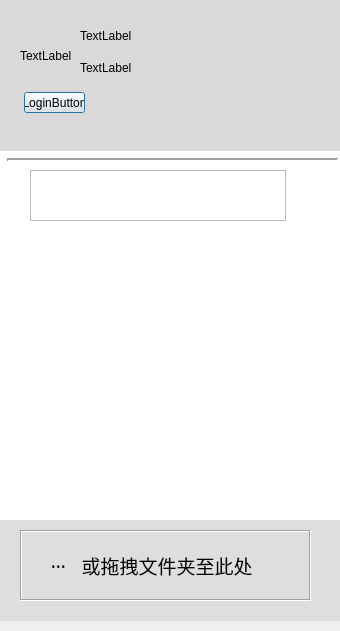
<?xml version="1.0" encoding="UTF-8"?>
<ui version="4.0">
 <class>Dialog</class>
 <widget class="QDialog" name="Dialog">
  <property name="windowModality">
   <enum>Qt::ApplicationModal</enum>
  </property>
  <property name="geometry">
   <rect>
    <x>0</x>
    <y>0</y>
    <width>340</width>
    <height>631</height>
   </rect>
  </property>
  <property name="windowTitle">
   <string>基于国密算法的加密云盘系统</string>
  </property>
  <property name="toolTip">
   <string/>
  </property>
  <property name="modal">
   <bool>false</bool>
  </property>
  <widget class="QLabel" name="Backgroundlabel">
   <property name="geometry">
    <rect>
     <x>0</x>
     <y>0</y>
     <width>341</width>
     <height>621</height>
    </rect>
   </property>
   <property name="styleSheet">
    <string notr="true">background-color: rgb(255, 255, 255);</string>
   </property>
   <property name="text">
    <string/>
   </property>
  </widget>
  <widget class="Line" name="line">
   <property name="geometry">
    <rect>
     <x>7</x>
     <y>150</y>
     <width>331</width>
     <height>20</height>
    </rect>
   </property>
   <property name="lineWidth">
    <number>2</number>
   </property>
   <property name="orientation">
    <enum>Qt::Horizontal</enum>
   </property>
  </widget>
  <widget class="QLabel" name="UserNamelabel">
   <property name="geometry">
    <rect>
     <x>80</x>
     <y>30</y>
     <width>54</width>
     <height>12</height>
    </rect>
   </property>
   <property name="text">
    <string>TextLabel</string>
   </property>
  </widget>
  <widget class="QLabel" name="IPlabel">
   <property name="geometry">
    <rect>
     <x>80</x>
     <y>60</y>
     <width>61</width>
     <height>16</height>
    </rect>
   </property>
   <property name="text">
    <string>TextLabel</string>
   </property>
  </widget>
  <widget class="QLabel" name="Background3label">
   <property name="geometry">
    <rect>
     <x>0</x>
     <y>520</y>
     <width>341</width>
     <height>101</height>
    </rect>
   </property>
   <property name="styleSheet">
    <string notr="true">background-color: rgb(222, 222, 222);</string>
   </property>
   <property name="text">
    <string/>
   </property>
  </widget>
  <widget class="QLabel" name="Droplabel">
   <property name="geometry">
    <rect>
     <x>20</x>
     <y>530</y>
     <width>291</width>
     <height>71</height>
    </rect>
   </property>
   <property name="acceptDrops">
    <bool>true</bool>
   </property>
   <property name="frameShape">
    <enum>QFrame::Box</enum>
   </property>
   <property name="frameShadow">
    <enum>QFrame::Sunken</enum>
   </property>
   <property name="lineWidth">
    <number>1</number>
   </property>
   <property name="text">
    <string>&lt;html&gt;&lt;head/&gt;&lt;body&gt;&lt;p align=&quot;center&quot;&gt;&lt;span style=&quot; font-size:14pt;&quot;&gt;或拖拽文件夹至此处&lt;/span&gt;&lt;/p&gt;&lt;/body&gt;&lt;/html&gt;</string>
   </property>
  </widget>
  <widget class="QLabel" name="Background2label">
   <property name="enabled">
    <bool>true</bool>
   </property>
   <property name="geometry">
    <rect>
     <x>0</x>
     <y>0</y>
     <width>341</width>
     <height>151</height>
    </rect>
   </property>
   <property name="styleSheet">
    <string notr="true">background-color: rgb(217, 217, 217);</string>
   </property>
   <property name="text">
    <string/>
   </property>
  </widget>
  <widget class="QTreeView" name="treeView">
   <property name="geometry">
    <rect>
     <x>30</x>
     <y>170</y>
     <width>256</width>
     <height>51</height>
    </rect>
   </property>
  </widget>
  <widget class="QPushButton" name="LoginButton">
   <property name="geometry">
    <rect>
     <x>24</x>
     <y>92</y>
     <width>61</width>
     <height>21</height>
    </rect>
   </property>
   <property name="sizePolicy">
    <sizepolicy hsizetype="Maximum" vsizetype="Maximum">
     <horstretch>0</horstretch>
     <verstretch>0</verstretch>
    </sizepolicy>
   </property>
   <property name="baseSize">
    <size>
     <width>0</width>
     <height>0</height>
    </size>
   </property>
   <property name="mouseTracking">
    <bool>true</bool>
   </property>
   <property name="contextMenuPolicy">
    <enum>Qt::ActionsContextMenu</enum>
   </property>
   <property name="text">
    <string>LoginButton</string>
   </property>
  </widget>
  <widget class="QLabel" name="label">
   <property name="geometry">
    <rect>
     <x>20</x>
     <y>50</y>
     <width>54</width>
     <height>12</height>
    </rect>
   </property>
   <property name="text">
    <string>TextLabel</string>
   </property>
  </widget>
  <widget class="QToolButton" name="OpenFiletoolButton">
   <property name="geometry">
    <rect>
     <x>40</x>
     <y>540</y>
     <width>37</width>
     <height>41</height>
    </rect>
   </property>
   <property name="font">
    <font>
     <family>宋体</family>
     <pointsize>14</pointsize>
    </font>
   </property>
   <property name="styleSheet">
    <string notr="true">border-style:falt;</string>
   </property>
   <property name="text">
    <string>打开</string>
   </property>
  </widget>
  <zorder>Backgroundlabel</zorder>
  <zorder>line</zorder>
  <zorder>Background3label</zorder>
  <zorder>Droplabel</zorder>
  <zorder>Background2label</zorder>
  <zorder>UserNamelabel</zorder>
  <zorder>IPlabel</zorder>
  <zorder>treeView</zorder>
  <zorder>LoginButton</zorder>
  <zorder>label</zorder>
  <zorder>OpenFiletoolButton</zorder>
 </widget>
 <layoutdefault spacing="6" margin="11"/>
 <resources/>
 <connections/>
</ui>
